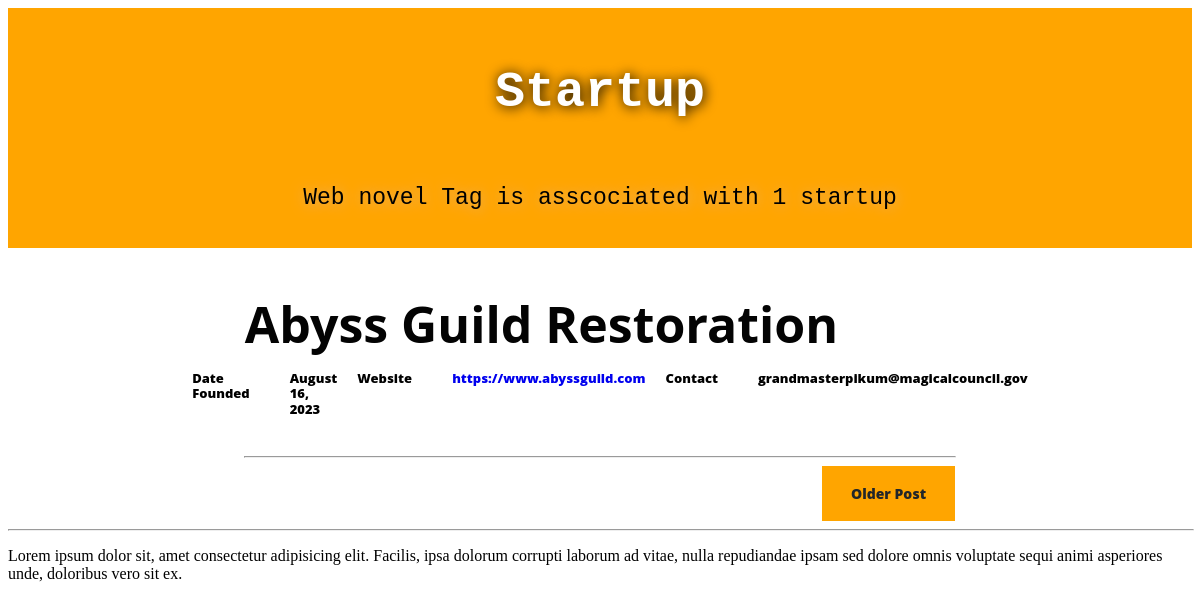
Before: /tag/web-novel with the older database file.
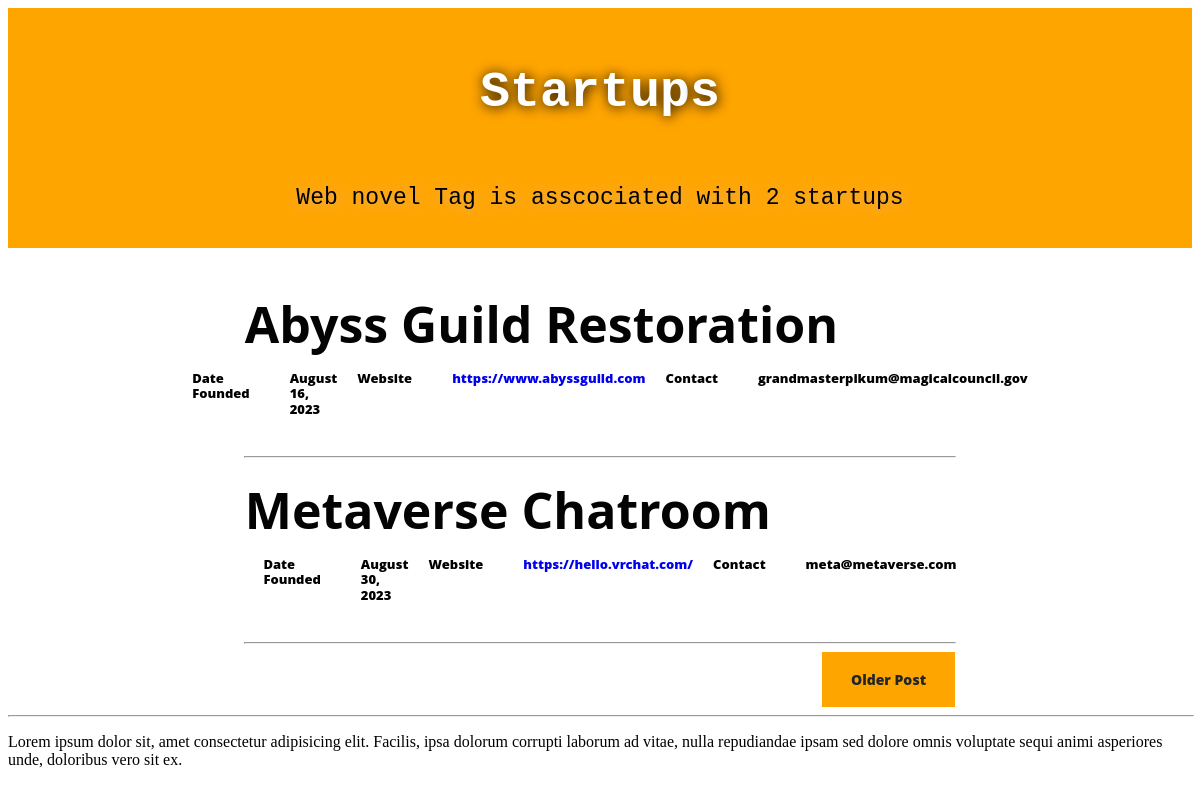
After: the same page with the newer database file.
### organiser/models.py (models this page shows, shortened)
class Tag(models.Model):
    name = models.CharField(
        max_length=31,
        unique=True)
    slug = AutoSlugField(
        max_length=31,
        help_text="A label for URL config",
        populate_from=['name'],
        )
    class Meta:
        ordering = ["name"]

class Startup(models.Model):
    name = models.CharField(
        max_length=31,
        db_index=True)
    slug = AutoSlugField(
        max_length=31,
        db_index=True,
        help_text="A label for URL config",
        populate_from=['name'])
    description = models.TextField()
    date_founded = models.DateField()
    contact = models.EmailField()
    website_link = models.URLField(max_length=255)
    tags = models.ManyToManyField(Tag)
    class Meta:
        get_latest_by  = 'date_founded'
        ordering = ["name"]
    def get_absolute_url(self):
        return reverse(
            "organiser:startup_detail", kwargs={ "slug":self.slug}
        )

### organiser/views.py (the view)
# urls.py: path("tag/<str:slug>", tag_detail, name="tag_detail"),
@require_safe
def tag_detail(request, slug):
        tag = Tag.objects.get(slug=slug)
        template = loader.get_template("tag/detail.html")
        context = {"tag": tag}
        html_content = template.render(context)
        return render(request, "tag/detail.html", context)

### templates/tag/detail.html (shortened to what this page needs)
{% extends parent_template|default:"tag/base.html" %}
{% block content %}
    {% if tag.startup_set.all %}
        <section>
            <div class="titlebackground">
                <h1>  Startup{{ tag.startup_set.count| pluralize }}</h1>
                <p>
                    {{ tag.name }}
                    Tag is asscociated with
                    {{ tag.startup_set.count }}
                    startup{{ tag.startup_set.count|pluralize }}
                </p>
            </div>
                {% for startup in tag.startup_set.all %}
                    <div class="startupdescription">
                        <a href="{{ startup.get_absolute_url }}" class="startuptitle">
                            {{ startup.name|title }}
                        </a>
                        <dl>
                            <dt>Date Founded </dt>
                            <dd>{{ startup.date_founded|date:"F j, Y" }}</dd>
                            <dt> Website</dt>
                            <dd>{{ startup.website_link|urlize }}</dd>
                            <dt> Contact</dt>
                            <dd>{{ startup.contact}}</dd>
                        </dl>
                    </div>
                    <hr class="listlinebreak">
                {% endfor %}
                <div class="nextpage">
                    <a href="">
                        Older Post
                    </a>
                </div>
                <hr class="endofsection">
        </section>
        <footer>
            <p>Lorem ipsum dolor sit, amet consectetur adipisicing elit. Facilis, ipsa dolorum corrupti laborum ad vitae, nulla repudiandae ipsam sed dolore omnis voluptate sequi animi asperiores unde, doloribus vero sit ex.</p>
        </footer>
    {% endif %}
{% endblock %}

### templates/tag/base.html
{% extends parent_template|default:"base.html" %}

### templates/base.html (shortened to what this page needs)
<!DOCTYPE html>
<html lang="en">
    <head>
    </head>
    <body>
        {% block content %} {% endblock %}
    </body>
</html>

### templates/tag/detail.html (style rules this page uses)
.titlebackground { background-color: orange; height: 30vh ; width: 100%; display:flex; justify-content: center; flex-direction: column; margin-left:auto; margin-right:auto; text-align: center; margin-bottom:2em; }
.titlebackground h1 { font-size: 50px; font-family:'Courier New'; color: white; text-shadow: 1px 1px 13px #000000; }
.titlebackground p { font-size: 23px; font-family:'Courier New'; color: black; text-shadow: 1px 1px 13px #e2b183; }
.startupdescription { height: 20vh; width: 60%; display:flex; justify-content: center; flex-direction: column; margin-left:auto; margin-right:auto; text-align: left; margin-bottom:1em; }
.startupdescription a { text-decoration: none; }
.startupdescription .startuptitle { font-size: 50px; font-weight: bold; font-family: "Open Sans", -apple-system, BlinkMacSystemFont, "Segoe UI", Roboto, "Helvetica Neue", Arial, sans-serif, "Apple Color Emoji", "Segoe UI Emoji", "Segoe UI Symbol", "Noto Color Emoji"; color: rgb(3, 3, 3); }
.startupdescription dl { display:flex; justify-content: center; flex-direction: row; font-size: 13px; font-weight: 800; line-height: 1.2; font-family: "Open Sans", -apple-system, BlinkMacSystemFont, "Segoe UI", Roboto, "Helvetica Neue", Arial, sans-serif, "Apple Color Emoji", "Segoe UI Emoji", "Segoe UI Symbol", "Noto Color Emoji"; color: rgb(0, 0, 0); }
.startupdescription dt { padding: 0px 0px 0px 20px; }
.listlinebreak { width:60%; }
.nextpage { margin-left:auto; margin-right:auto; display:flex; justify-content:flex-end; width:60%; }
.nextpage a { --bs-btn-padding-x: 1.75rem; --bs-btn-padding-y: 1rem; --bs-btn-font-family: Open Sans, -apple-system, BlinkMacSystemFont, Segoe UI, Roboto, Helvetica Neue, Arial, sans-serif, Apple Color Emoji, Segoe UI Emoji, Segoe UI Symbol, Noto Color Emoji; --bs-btn-font-size: 0.875rem; --bs-btn-font-weight: 800; --bs-btn-line-height: 1.5; --bs-btn-color: hsl(210, 11%, 15%); --bs-btn-bg: transparent; --bs-btn-border-width: 1px; --bs-btn-border-color: transparent; --bs-btn-border-radius: 0.375rem; --bs-btn-hover-border-color: transparent; --bs-btn-box-shadow: inset 0 1px 0 rgba(255, 255, 255, 0.15), 0 1px 1px rgba(0, 0, 0, 0.075); --bs-btn-disabled-opacity: 0.65; --bs-btn-focus-box-shadow: 0 0 0 0.25rem rgba(var(--bs-btn-focus-shadow-rgb), .5); display: inline-block; padding: var(--bs-btn-padding-y) var(--bs-btn-padding-x); font-family: var(--bs-btn-font-family); font-size: var(--bs-btn-font-size); font-weight: var(--bs-btn-font-weight); line-height: var(--bs-btn-line-height); color: var(--bs-btn-color); text-align: center; vertical-align: middle; cursor: pointer; -webkit-user-select: none; -moz-user-select: none; user-select: none; border: var(--bs-btn-border-width) solid var(--bs-btn-border-color); background-color: var(--bs-btn-bg); transition: color 0.15s ease-in-out, background-color 0.15s ease-in-out, border-color 0.15s ease-in-out, box-shadow 0.15s ease-in-out; text-decoration: none; background-color: orange; }
.endofsection { width:100%; }

Changed rows visible on the page:
shown differently, row unchanged: Tag "Web novel": startup_set.count|pluralize (not shown) → "s"; startup_set.count "1" → "2"
added Startup: name "Metaverse Chatroom", date_founded "August 30, 2023", website_link "https://hello.vrchat.com/", contact "meta@metaverse.com"
